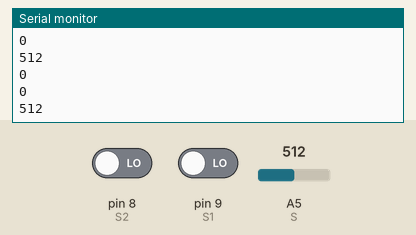
Bench run of a sketch on a simulated Arduino Uno, built with avr-gcc and run on an emulated ATmega328P. On the bench: the last lines printed to the serial monitor. Inputs (shaded band) come from the test bench; at power-on: A5 (S) = 512, pin 8 (S2) LOW, pin 9 (S1) LOW.

Above: at 1.3 s.
1.4 s: A5 (S) set to 716
At 1.81 s:
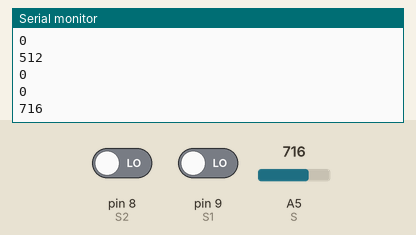
2.9 s: pin 8 (S2) driven HIGH
4.4 s: A5 (S) set to 900
At 4.81 s:
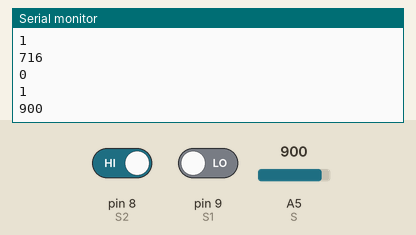
Timing chart, 0 to 7.4 s (numbered marks = the images above; inputs shaded):
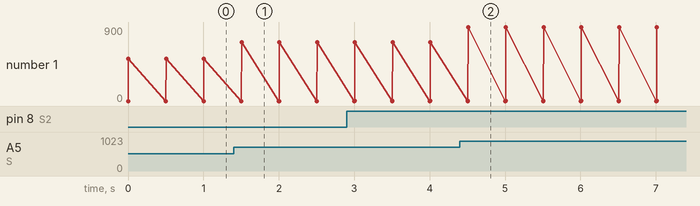

The sketch:

aktivita_4.1.ino
```cpp
const int S1 = 9;
const int S2 = 8;
const int S = 5;

void setup() {
  Serial.begin(9600);
  pinMode (S1, INPUT);
  pinMode (S2, INPUT);
  pinMode (S, INPUT);
}

void loop() {
  Serial.println(digitalRead(S1));
  Serial.println(digitalRead(S2));
  Serial.println(analogRead(S));
  delay(500);
}
```

Measured:
- after the input at 1.4 s, the serial monitor: prints a new line after 0.11 s (image 1)
- after the input at 4.4 s, the serial monitor: prints a new line after 0.11 s (image 2)
- plotted number 1: 512 → 716 after the input at 1.4 s, 716 → 900 after the input at 4.4 s
